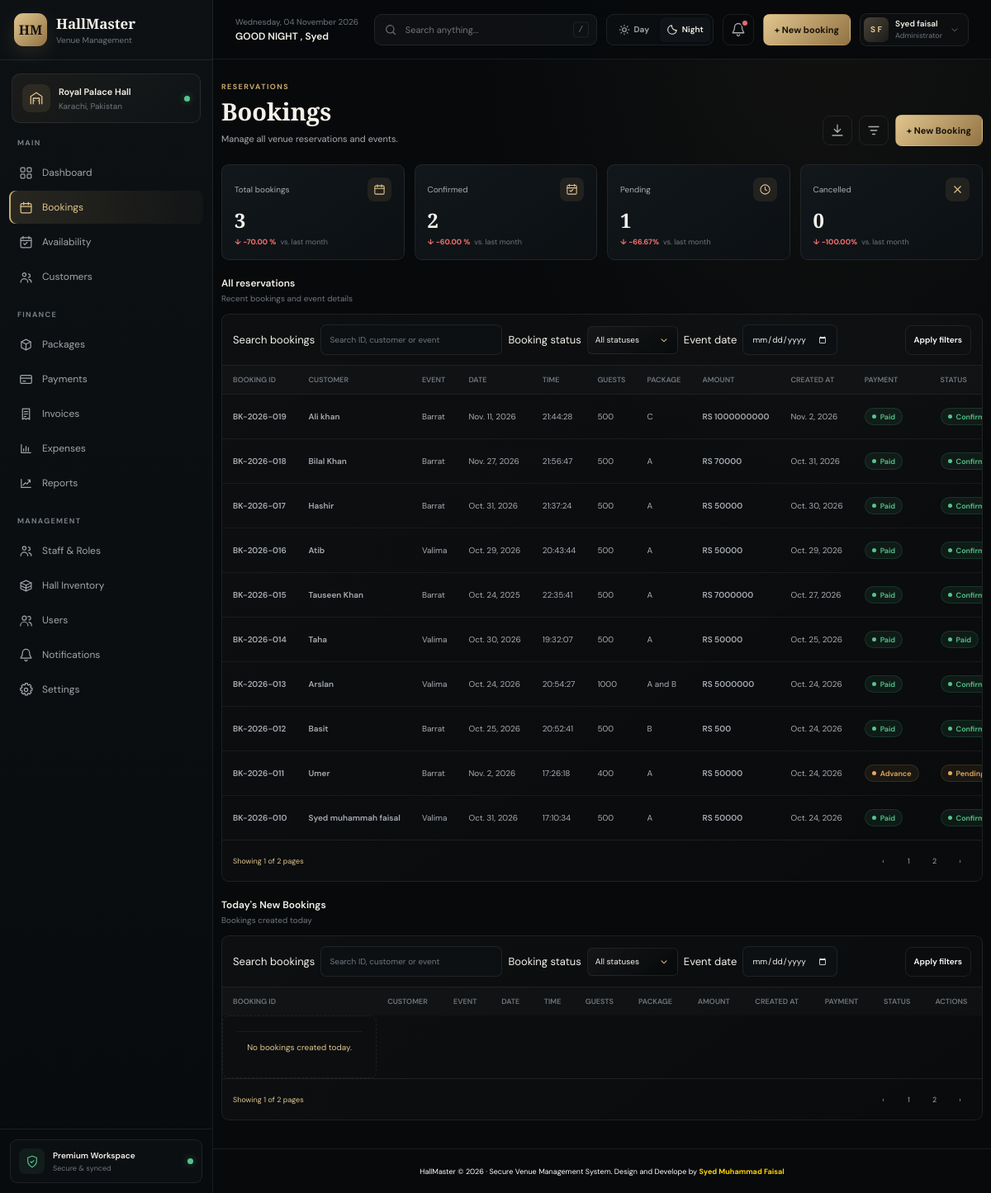
/bookings/ (signed in), run on an earlier commit of the app's database.
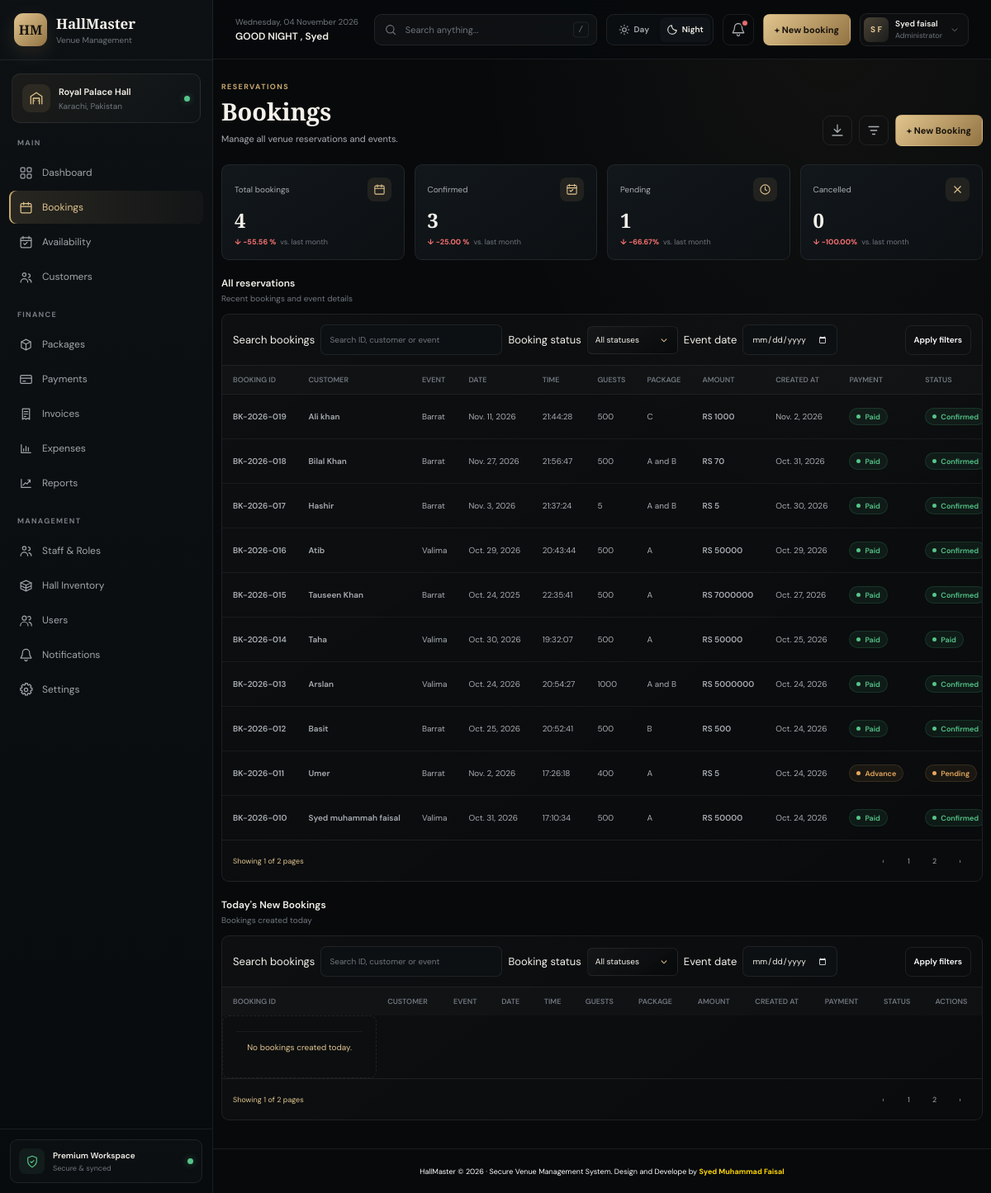
And on a later commit of the database.
### hall_management/models.py (models this page shows, shortened)
class newbooking(models.Model):
    booking_id     = models.CharField(max_length=40 , primary_key=True, editable=False)
    created_at     = models.DateField(auto_now_add=True)
    customer_name  = models.CharField(max_length=100)
    phone_number   = models.CharField(max_length=12)
    nic_number     = models.CharField(max_length=15 , null=True)
    customer_email = models.EmailField()
    event_name     = models.CharField(max_length=100)
    event_type     = models.CharField(max_length=100)
    event_date     = models.DateField()
    event_guest    = models.IntegerField(null=False)
    event_hall     = models.CharField(max_length=10)
    special_req    = models.CharField(max_length=500 , null= True)
    hall_price     = models.IntegerField(null=False)
    status         = models.CharField(max_length=20)
    event_time     = models.CharField(max_length=8, null=True, default="00:00:00")
    payment_status = models.CharField(max_length=20 , default="Pending")

### hall_management/views.py (the view, shortened to what this page needs)
# urls.py: path('bookings/' , booking_view , name ="bookings"),
@login_required(login_url='login')
def booking_view(request):
    today = timezone.now().date()
    current_month = datetime.today().month
    previous_month = current_month -1
    current_year = datetime.today().year
    previous_year = current_year - 1
    booking_status = ['confirmed','confirm', 'Confirmed','Confirm']
    booking_status_pending = ['pending','Pending', 'notconfirmed','NotConfirm']
    booking_total = newbooking.objects.filter(event_date__month = current_month , event_date__year  = current_year).count()
    total_booking_previous = newbooking.objects.filter(event_date__month = previous_month , event_date__year = current_year).count()
    total_booking_percentage = ((booking_total - total_booking_previous)/ total_booking_previous)* 100
    confirmed_booking= newbooking.objects.filter(event_date__month = current_month , event_date__year = current_year ,status__in = booking_status).count()
    confirmed_booking_previous= newbooking.objects.filter(event_date__month = previous_month , event_date__year = current_year , status__in = booking_status).count()
    percentage = ((confirmed_booking - confirmed_booking_previous) / confirmed_booking_previous) * 100 or 0
    pending_booking = newbooking.objects.filter(status__in = booking_status_pending , event_date__month = current_month , event_date__year = current_year).count()
    pending_booking_previous = newbooking.objects.filter(event_date__month = previous_month , event_date__year = current_year ,status__in = booking_status_pending).count()
    pending_booking_percentage = ((pending_booking - pending_booking_previous) / pending_booking_previous) * 100 or 0
    booking_cancelled = newbooking.objects.filter(event_date__month = current_month , status = 'cancelled').count()
    booking_cancelled_previous = newbooking.objects.filter(event_date__month = previous_month , status = 'cancelled').count()
    booking_cancelled_percentage = ((booking_cancelled - booking_cancelled_previous) /booking_cancelled_previous) * 100 or 0
    search = request.GET.get('search', '')
    booking_status_filter = request.GET.get('status', '')
    booking_date = request.GET.get('event_date', '')
    booking_list = newbooking.objects.all().order_by('-booking_id')
    today_event_count = newbooking.objects.filter(created_at = today).order_by('-booking_id')[:10]
    if booking_status_filter.lower() == 'confirmed':
        booking_list = booking_list.filter(status__in=booking_status)
    elif booking_status_filter.lower() == 'pending':
        booking_list = booking_list.filter(status__in=booking_status_pending)
    elif booking_status_filter:
        booking_list = booking_list.filter(status__iexact=booking_status_filter)
    if booking_date:
        booking_list = booking_list.filter(event_date=booking_date)
    paginator = Paginator(booking_list, 10)
    page_obj = paginator.get_page(request.GET.get('page'))
    context = {
                'booking_total':booking_total,
                'total_booking_percentage':total_booking_percentage,
                'page_obj': page_obj,
                'confirmed_booking':confirmed_booking,
                'percentage':percentage,
                'pending_booking':pending_booking,
               'pending_booking_percentage':pending_booking_percentage,
                'booking_cancelled':booking_cancelled,
                'booking_cancelled_percentage': booking_cancelled_percentage,
                'search':search,
                'booking_status_filter':booking_status_filter,
                'booking_date':booking_date,
                'pending_booking_previous':pending_booking_previous,
                'today_event_count':today_event_count
            }
    return render(request, 'bookings.html', context)

### hall_management/context_processors.py (called while the page is built)
def greeting_context(request):
    hour = timezone.localtime().hour
    if 5 <= hour < 12:
        greeting = "GOOD MORNING"
    elif 12 <= hour < 18:
        greeting = "GOOD AFTERNOON"
    elif 18 <= hour < 21:
        greeting = "GOOD EVENING"
    else:
        greeting = "GOOD NIGHT"
    return {"greeting": greeting}

### hall_management/templates/bookings.html (shortened to what the changed rows need)
{% extends "base.html" %}
{% load static %}
{% block page_scripts %}
<link rel="stylesheet" href="{% static 'css/bookings.css' %}?v=1">
{% endblock %}
{% block page_content %}
<header class="page-heading">
    <div>
        <h1>Bookings</h1>
    </div>
</header>
<section class="stats-grid" aria-label="Booking summary">
    <article class="stat-card">
        <div class="stat-top">
            <span class="stat-label">Total bookings</span>
            <span class="stat-icon" aria-hidden="true">
            </span>
        </div>
        <strong class="stat-value">{{ booking_total }}</strong>
        <div class="stat-foot">
            {% if total_booking_percentage > 0 %}
            <span class="trend">&uarr; {{ total_booking_percentage|floatformat:2 }} %</span>
            <span>vs. last month</span>
            {% elif total_booking_percentage < 0 %}
            <span class="trend" style="color:#F87171">&darr; {{ total_booking_percentage|floatformat:2 }} %</span>
            <span>vs. last month</span>
            {% endif %}
        </div>
    </article>
    <article class="stat-card">
        <div class="stat-top">
            <span class="stat-label">Confirmed</span>
            <span class="stat-icon" aria-hidden="true">
            </span>
        </div>
        <strong class="stat-value">{{ confirmed_booking }}</strong>
        <div class="stat-foot">
            {% if percentage >= 0 %}
             <span class="trend">&uarr; {{ percentage|floatformat:2 }} %</span>
             <span>vs. last month</span>
             {% elif percentage < 0  %}
             <span class="trend" style="color: #F87171;">&darr; {{ percentage|floatformat:2 }} %</span>
             <span>vs. last month</span>
            {% endif %}
        </div>
    </article>
</section>
<section class="section" id="booking-list">
    <div class="section-head">
        <div>
            <h2>All reservations</h2>
        </div>
    </div>
    <div class="panel">
        <div class="table-scroll">
            <table class="data-table">
                <thead>
                    <tr>
                        <th>BOOKING ID</th>
                        <th>CUSTOMER</th>
                        <th>EVENT</th>
                        <th>DATE</th>
                        <th>TIME</th>
                        <th>GUESTS</th>
                        <th>PACKAGE</th>
                        <th>AMOUNT</th>
                        <th>CREATED AT</th>
                        <th>PAYMENT</th>
                        <th>STATUS</th>
                    </tr>
                </thead>
                <tbody>
					{% for booking in page_obj %}
                    <tr>
                        <td class="cell-primary">{{ booking.booking_id }}</td>
                        <td class="cell-primary">{{ booking.customer_name }}</td>
                        <td>{{ booking.event_name }}</td>
                        <td>{{ booking.event_date }}</td>
                        <td>{{ booking.event_time }}</td>
                        <td>{{ booking.event_guest }}</td>
                        <td>{{ booking.event_hall }}</td>
                        <td class="cell-primary">RS {{ booking.hall_price }}</td>
                        <td>{{ booking.created_at }}</td>
                        <td><span class="status {{ booking.payment_status|lower }}">{{ booking.payment_status }}</span></td>
                        <td><span class="status {{ booking.status|lower }}">{{ booking.status }}</span></td>
                    </tr>
                    {% empty %}
                    <tr>
                        <td colspan="12" class="text-center" style="color: var(--gold-light);">No bookings found.</td>
                    </tr>
					{% endfor %}
                </tbody>
            </table>
        </div>
    </div>
</section>
<section class="section" id="today_booking-list">
    <div class="section-head">
        <div>
            <h2>Today's New Bookings</h2>
        </div>
    </div>
    <div class="panel">
        <div class="table-scroll">
            <table class="data-table today-bookings-table">
                <thead>
                    <tr>
                        <th>BOOKING ID</th>
                        <th>CUSTOMER</th>
                        <th>EVENT</th>
                        <th>DATE</th>
                        <th>TIME</th>
                        <th>GUESTS</th>
                        <th>PACKAGE</th>
                        <th>AMOUNT</th>
                        <th>CREATED AT</th>
                        <th>PAYMENT</th>
                        <th>STATUS</th>
                        <th>ACTIONS</th>
                    </tr>
                </thead>
            </table>
        </div>
    </div>
</section>
{% endblock %}

What changed in the data, as far as the page shows it:
changed newbooking "BK-2026-019": hall_price "1000000000" → "1000"
changed newbooking "BK-2026-018": event_hall "A" → "A and B"; hall_price "70000" → "70"
changed newbooking "Hashir": event_date "Oct. 31, 2026" → "Nov. 3, 2026"; event_guest "500" → "5"; event_hall "A" → "A and B"; hall_price "50000" → "5"
changed newbooking "BK-2026-011": hall_price "50000" → "5"
Also different on the page:
{{ booking_total }}: "3" → "4"
{{ total_booking_percentage|floatformat:2 }}: "-70.00" → "-55.56"
{{ confirmed_booking }}: "2" → "3"
{{ percentage|floatformat:2 }}: "-60.00" → "-25.00"
